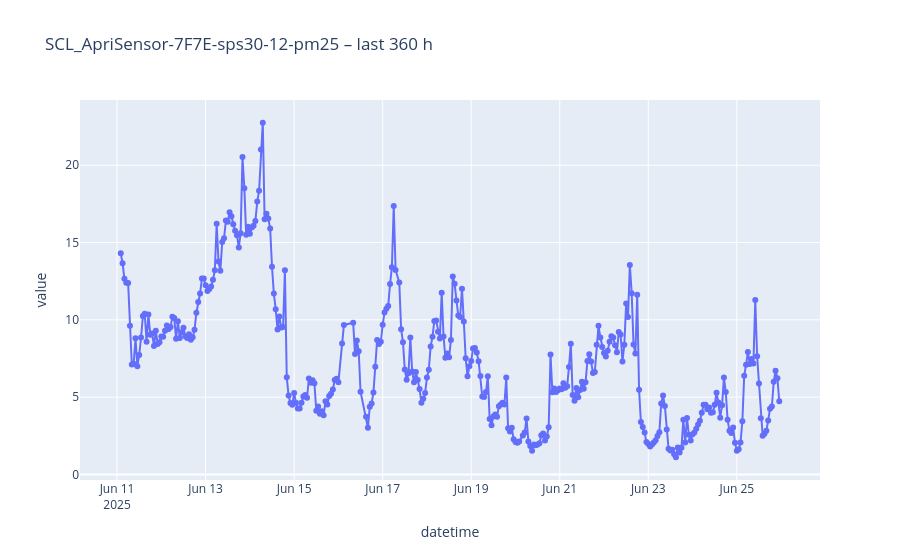

Write notebook code for a chart like this one.
### Markdown cell above
### 📡 Step 1 – Retrieve sensor data from a STA/STAplus server

This step allows you to interactively retrieve environmental sensor data from a SensorThings API server to list the Datastreams and retrieve observations.

▶️ Run the next cell and follow the prompts to:

1. **Enter a valid STA/STAplus url** (e.g., https://api-virtualair.nilu.no/v1.1)
2. **Select the time range** for the data you want to retrieve (from the past 1 hour to 30 days)
3. **Choose the observed property**, such as temperature, humidity, air quality, noise, or CO₂

Once completed, this cell will:
- Retrieb the sensor observations from a Thing (sensing device).
- Display the device location on a map.
- Show a time series plot of the selected property.
- Export the data to both CSV and Excel formats with download links.
- Show the average value over the selected time range.

### Code cell
import os, datetime, requests
import pandas as pd, plotly.express as px
from IPython.display import display, HTML
import staplus_client as staplus
from shapely.geometry import shape

def get_sensor_data():
    try:
        endpoint = input("\nSensorThings endpoint (blank for demo): ").strip() \
                  or "https://api-virtualair.nilu.no/v1.1"
        thing_id = input("Thing ID: ").strip()
        if not thing_id:
            raise ValueError("Thing ID cannot be empty")

        # --- Time selection menu ---
        time_opts = {"1":1,"2":8,"3":24,"4":24*7,"5":24*15,"6":24*30}
        print("\nTime ranges:")
        for k, hrs in time_opts.items():
            label = f"{hrs} h" if hrs < 24 else f"{hrs//24} days"
            print(f"{k} – last {label}")
        hours_back = time_opts.get(input("Choose 1-6: ").strip())
        if not hours_back:
            raise ValueError("Invalid choice")

        # --- Connect to STAplus ---
        svc = staplus.STAplusService(endpoint)
        thing_key = thing_id if not thing_id.isdigit() else int(thing_id)
        thing = svc.things().find(thing_key)

        # --- List datastreams ---
        ds_list = sorted(thing.get_datastreams().query().list(),
                         key=lambda ds: str(ds.id))
        if not ds_list:
            raise ValueError("No Datastreams found for this Thing")

        print("\nDatastreams:")
        for idx, ds in enumerate(ds_list):
            print(f"{idx} – {ds.name} (id={ds.id})")
        ds = ds_list[int(input("Datastream number: ").strip())]

        # --- Time window ---
        now = datetime.datetime.now(datetime.timezone.utc)
        from_time = now - datetime.timedelta(hours=hours_back)

        # --- Observations via REST ---
        ds_key  = f"'{ds.id}'" if isinstance(ds.id, str) else ds.id
        obs_url = f"{endpoint.rstrip('/')}/Datastreams({ds_key})/Observations"
        obs_all = []
        while obs_url:
            page = requests.get(obs_url)
            if not page.ok:
                raise Exception(f"Failed to fetch observations: {page.status_code}")
            data = page.json()
            obs_all += data.get("value", [])
            obs_url  = data.get("@iot.nextLink")

        def parse_obs_time(o):
            t = o.get("resultTime") or o.get("phenomenonTime")
            if t is None:
                return None
            if "/" in t:
                t = t.split("/")[0]
            return pd.to_datetime(t, utc=True)

        obs = [
            (t, o["result"])
            for o in obs_all
            if (t := parse_obs_time(o)) and from_time <= t <= now
        ]
        if not obs:
            raise ValueError("No observations found in the selected window")

        df = pd.DataFrame(obs, columns=["datetime", "value"]).sort_values("datetime")

        prop = ds.observed_property.name if ds.observed_property else ds.name
        avg  = df["value"].mean()

        # --- Location (manual REST fallback) ---
        lat = lon = None
        try:
            loc_url = f"{endpoint.rstrip('/')}/Things({thing_key})/Locations?$top=1"
            resp = requests.get(loc_url)
            if resp.ok:
                loc_data = resp.json().get("value", [])
                if loc_data:
                    geom = shape(loc_data[0]["location"])
                    if geom.geom_type == "Point":
                        lon, lat = geom.coords[0]
                        print(f"\n📍 Coordinates found (via REST): lat={lat}, lon={lon}")
                    else:
                        print(f"⚠️ Unsupported geometry: {geom.geom_type}")
                else:
                    print("📭 No location found for this Thing.")
            else:
                print(f"⚠️ REST location fetch failed: {resp.status_code}")
        except Exception as ex:
            print("⚠️ Error parsing location:", ex)


        # --- Map ---
        if lat is not None and lon is not None:
            map_df = pd.DataFrame({
                "Latitude": [lat],
                "Longitude": [lon],
                "Device": [thing.name],
                "Observed Property": [prop],
                "Avg Value": [f"{avg:.2f}"]
            })
            fig_map = px.scatter_map(
                map_df, lat="Latitude", lon="Longitude",
                hover_name="Device",
                hover_data={"Observed Property": True, "Avg Value": True},
                zoom=15, height=400
            )
            fig_map.update_traces(marker=dict(size=18, color="blue", opacity=0.8))
            fig_map.update_layout(
                mapbox_style="open-street-map",
                title=f"📍 Device Location: {thing.name}",
                margin={"t": 30, "b": 0}
            )
            fig_map.show()
        else:
            print("📭 No location data available.")
            
        # --- Export ---
        os.makedirs("exports", exist_ok=True)
        safe = prop.replace(" ", "_").replace("/", "-").replace(".", "")
        base = f"exports/{safe}_DS{ds.id}_{from_time:%Y-%m-%d}_to_{now:%Y-%m-%d}"

        df["datetime"] = df["datetime"].dt.tz_convert(None)
        df.to_csv(base + ".csv", index=False)
        df.to_excel(base + ".xlsx", index=False)
        print("\n")
        display(HTML(
            f'<p><strong>Downloads:</strong> '
            f'<a href="{base}.csv" download>CSV</a> | '
            f'<a href="{base}.xlsx" download>Excel</a></p>'
            f'<p>Observations: <strong>{len(df)}</strong></p>'
        ))

        px.line(df, x="datetime", y="value",
                title=f"{prop} – last {hours_back} h", markers=True).show()

        display(HTML(f"<h3>Average {prop}: <strong>{avg:.2f}</strong></h3><hr>"))

        return df, prop, avg, f"{hours_back}h"

    except Exception as e:
        print("Error:", e)
        return None, None, None, None

# ▶️ Run it
readings_df, observed_property_name, observations_avg, time_interval_str = get_sensor_data()

### Figure 1 — Plotly figure (JSON) as saved in the notebook; plotly's stock layout.template omitted (floating-point values rounded to 4 significant figures; data arrays with more than 128 entries replaced by an {"elided": "..."} marker saying what was removed)
{"data": [{"hovertemplate": "datetime=%{x}<br>value=%{y}<extra></extra>", "legendgroup": "", "line": {"color": "#636efa", "dash": "solid"}, "marker": {"symbol": "circle"}, "mode": "lines+markers", "name": "", "orientation": "v", "showlegend": false, "type": "scatter", "x": {"elided": "349 str values"}, "xaxis": "x", "y": {"elided": "349 float values"}, "yaxis": "y"}], "layout": {"legend": {"tracegroupgap": 0}, "title": {"text": "SCL_ApriSensor-7F7E-sps30-12-pm25 – last 360 h"}, "xaxis": {"anchor": "y", "domain": [0, 1], "title": {"text": "datetime"}}, "yaxis": {"anchor": "x", "domain": [0, 1], "title": {"text": "value"}}}}
